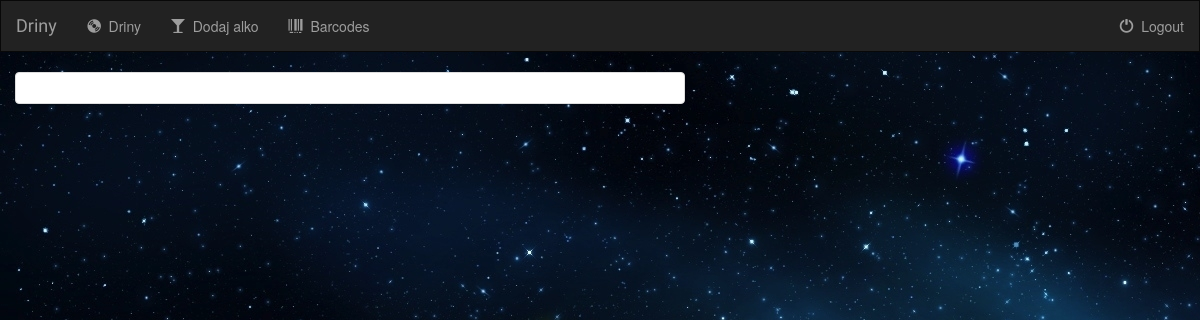
/barcode/, run on an earlier commit of the app's database.
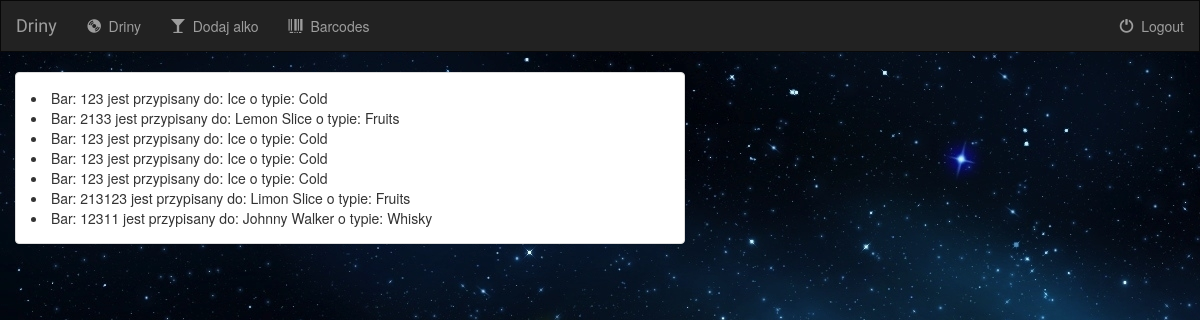
And on a later commit of the database.
### wizapp/models.py (models this page shows, shortened)
class Barcode(models.Model):
    ingredient = models.ForeignKey(Ingredient, on_delete=models.CASCADE)
    barcode = models.IntegerField(blank=False)

class Ingredient(models.Model):
    name =  models.CharField(max_length=250, blank=False)
    kind = models.CharField(max_length=250)

### wizapp/views.py (the view)
# urls.py: url(r'^barcode/$', views.BarcodeView.as_view(),name="barcodes"),
class BarcodeView(generic.ListView):
    context_object_name = 'barcodes_all'
    model = Barcode
    template_name = 'barcodes.html'

### wizapp/templates/barcodes.html (shortened to what this page needs)
{% extends 'base.html' %}
{% block body %}
<div class="container-fluid">
    <div class="row">
            <div class="col-sm-12 col-md-7">
                <div class="panel panel-default">
                    <div class="panel-body">
                        {% for barcode in barcodes_all %}
                            <li>
                                <span>Bar: {{ barcode.barcode }} jest przypisany do: {{ barcode.ingredient.name }} o typie: {{ barcode.ingredient.kind }}</span>
                            </li>
                        {% endfor %}
                    </div>
                </div>
            </div>
    </div>
</div>
{% endblock %}

### wizapp/templates/base.html (shortened to what this page needs)
<!DOCTYPE html>
<html lang="en">
<head>
    {% load staticfiles %}
    <link rel="stylesheet" href="https://maxcdn.bootstrapcdn.com/bootstrap/3.3.6/css/bootstrap.css">
    <link rel="stylesheet" type="text/css" href="{% static 'wizapp/style.css' %}">
</head>
<body>
<nav class="navbar navbar-inverse">
    <div flass="container-fluid">
        <div class="navbar-header">
            <a class="navbar-brand" href="{% url 'wizapp:index' %}">Driny</a>
        </div>
        <div class="collapse navbar-collapse" id="topNavBar">
            <ul class="nav navbar-nav">
                <li class="">
                    <a href="{% url 'wizapp:drinks' %}">
                        <span class="glyphicon glyphicon-cd" aria-hidden="true"></span>&nbsp; Driny
                    </a>
                </li>
                <li class="">
                    <a href="{% url 'wizapp:add_drink' %}">
                        <span class="glyphicon glyphicon-glass" aria-hidden="true"></span>&nbsp; Dodaj alko
                    </a>
                </li>
                <li class="">
                    <a href="{% url 'wizapp:barcodes' %}">
                        <span class="glyphicon glyphicon-barcode" aria-hidden="true"></span>&nbsp; Barcodes
                    </a>
                </li>
            </ul>
            <ul class="nav navbar-nav navbar-right">
                <li class="">
                    <a href="% url 'wizapp:index' %">
                        <span class="glyphicon glyphicon-off" aria-hidden="true"></span>&nbsp; Logout
                    </a>
                </li>
            </ul>
        </div>
    </div>
</nav>
{% block body %}
{% endblock %}
</body>
</html>

### wizapp/static/wizapp/style.css (style rules this page uses)
body { background: white url("images/background.jpg"); }
.navbar { border-radius: 0; }
.navbar-brand { font-family: 'Satisfy', cursive; }

What changed in the data, as far as the page shows it:
added Barcode: barcode "123", ingredient.name "Ice", ingredient.kind "Cold"
added Barcode: barcode "2133", ingredient.name "Lemon Slice", ingredient.kind "Fruits"
added Barcode: barcode "123", ingredient.name "Ice", ingredient.kind "Cold"
added Barcode: barcode "123", ingredient.name "Ice", ingredient.kind "Cold"
added Barcode: barcode "123", ingredient.name "Ice", ingredient.kind "Cold"
added Barcode: barcode "213123", ingredient.name "Limon Slice", ingredient.kind "Fruits"
added Barcode: barcode "12311", ingredient.name "Johnny Walker", ingredient.kind "Whisky"
